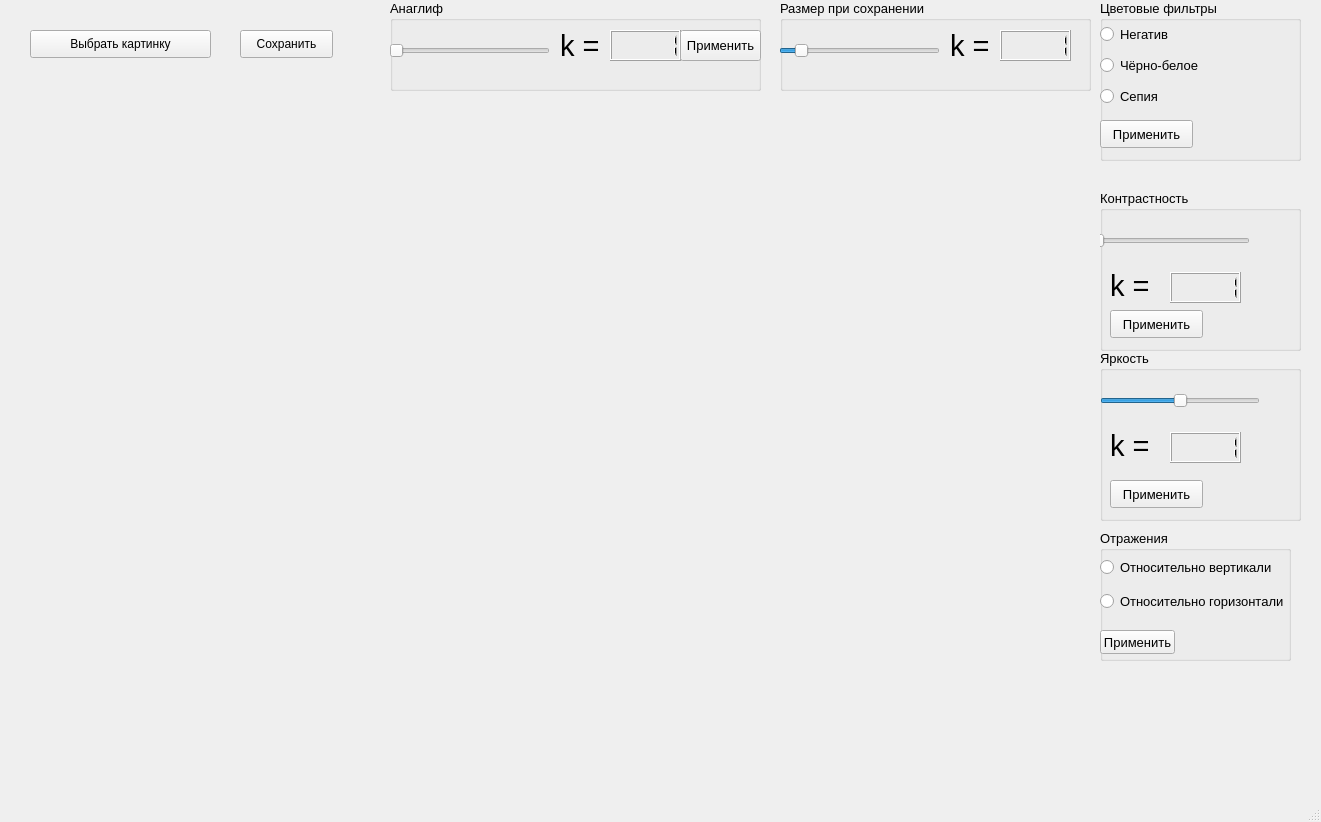
<?xml version="1.0" encoding="UTF-8"?>
<ui version="4.0">
 <class>MainWindow</class>
 <widget class="QMainWindow" name="MainWindow">
  <property name="geometry">
   <rect>
    <x>0</x>
    <y>0</y>
    <width>1321</width>
    <height>822</height>
   </rect>
  </property>
  <property name="windowTitle">
   <string>MainWindow</string>
  </property>
  <widget class="QWidget" name="centralwidget">
   <widget class="QPushButton" name="selectImage">
    <property name="geometry">
     <rect>
      <x>30</x>
      <y>30</y>
      <width>181</width>
      <height>28</height>
     </rect>
    </property>
    <property name="text">
     <string>Выбрать картинку</string>
    </property>
   </widget>
   <widget class="QGroupBox" name="groupBox">
    <property name="geometry">
     <rect>
      <x>1100</x>
      <y>0</y>
      <width>201</width>
      <height>161</height>
     </rect>
    </property>
    <property name="font">
     <font>
      <pointsize>10</pointsize>
     </font>
    </property>
    <property name="title">
     <string>Цветовые фильтры</string>
    </property>
    <widget class="QWidget" name="verticalLayoutWidget">
     <property name="geometry">
      <rect>
       <x>0</x>
       <y>20</y>
       <width>160</width>
       <height>91</height>
      </rect>
     </property>
     <layout class="QVBoxLayout" name="verticalLayout">
      <item>
       <widget class="QRadioButton" name="negative">
        <property name="text">
         <string>Негатив</string>
        </property>
       </widget>
      </item>
      <item>
       <widget class="QRadioButton" name="blackwhite">
        <property name="text">
         <string>Чёрно-белое</string>
        </property>
       </widget>
      </item>
      <item>
       <widget class="QRadioButton" name="sepia">
        <property name="text">
         <string>Сепия</string>
        </property>
       </widget>
      </item>
     </layout>
    </widget>
    <widget class="QPushButton" name="generate">
     <property name="geometry">
      <rect>
       <x>0</x>
       <y>120</y>
       <width>93</width>
       <height>28</height>
      </rect>
     </property>
     <property name="text">
      <string>Применить</string>
     </property>
    </widget>
   </widget>
   <widget class="QGroupBox" name="groupBox_2">
    <property name="geometry">
     <rect>
      <x>1100</x>
      <y>190</y>
      <width>201</width>
      <height>161</height>
     </rect>
    </property>
    <property name="font">
     <font>
      <pointsize>10</pointsize>
     </font>
    </property>
    <property name="title">
     <string>Контрастность</string>
    </property>
    <widget class="QSlider" name="contrast_slider">
     <property name="geometry">
      <rect>
       <x>-10</x>
       <y>40</y>
       <width>160</width>
       <height>22</height>
      </rect>
     </property>
     <property name="minimum">
      <number>0</number>
     </property>
     <property name="maximum">
      <number>500</number>
     </property>
     <property name="singleStep">
      <number>5</number>
     </property>
     <property name="orientation">
      <enum>Qt::Horizontal</enum>
     </property>
    </widget>
    <widget class="QLCDNumber" name="lcd_contr">
     <property name="geometry">
      <rect>
       <x>70</x>
       <y>82</y>
       <width>71</width>
       <height>31</height>
      </rect>
     </property>
     <property name="intValue" stdset="0">
      <number>1</number>
     </property>
    </widget>
    <widget class="QLabel" name="label">
     <property name="geometry">
      <rect>
       <x>10</x>
       <y>80</y>
       <width>55</width>
       <height>31</height>
      </rect>
     </property>
     <property name="font">
      <font>
       <pointsize>22</pointsize>
      </font>
     </property>
     <property name="text">
      <string>k =</string>
     </property>
    </widget>
    <widget class="QPushButton" name="gener_contr">
     <property name="geometry">
      <rect>
       <x>10</x>
       <y>120</y>
       <width>93</width>
       <height>28</height>
      </rect>
     </property>
     <property name="text">
      <string>Применить</string>
     </property>
    </widget>
   </widget>
   <widget class="QGroupBox" name="groupBox_3">
    <property name="geometry">
     <rect>
      <x>1100</x>
      <y>350</y>
      <width>201</width>
      <height>171</height>
     </rect>
    </property>
    <property name="font">
     <font>
      <pointsize>10</pointsize>
     </font>
    </property>
    <property name="title">
     <string>Яркость</string>
    </property>
    <widget class="QSlider" name="bright_slider">
     <property name="geometry">
      <rect>
       <x>0</x>
       <y>40</y>
       <width>160</width>
       <height>22</height>
      </rect>
     </property>
     <property name="minimum">
      <number>0</number>
     </property>
     <property name="maximum">
      <number>200</number>
     </property>
     <property name="singleStep">
      <number>5</number>
     </property>
     <property name="value">
      <number>100</number>
     </property>
     <property name="orientation">
      <enum>Qt::Horizontal</enum>
     </property>
    </widget>
    <widget class="QLCDNumber" name="lcd_bright">
     <property name="geometry">
      <rect>
       <x>70</x>
       <y>82</y>
       <width>71</width>
       <height>31</height>
      </rect>
     </property>
     <property name="intValue" stdset="0">
      <number>1</number>
     </property>
    </widget>
    <widget class="QLabel" name="label_3">
     <property name="geometry">
      <rect>
       <x>10</x>
       <y>80</y>
       <width>55</width>
       <height>31</height>
      </rect>
     </property>
     <property name="font">
      <font>
       <pointsize>22</pointsize>
      </font>
     </property>
     <property name="text">
      <string>k =</string>
     </property>
    </widget>
    <widget class="QPushButton" name="gener_bright">
     <property name="geometry">
      <rect>
       <x>10</x>
       <y>130</y>
       <width>93</width>
       <height>28</height>
      </rect>
     </property>
     <property name="text">
      <string>Применить</string>
     </property>
    </widget>
   </widget>
   <widget class="QPushButton" name="saveButton">
    <property name="geometry">
     <rect>
      <x>240</x>
      <y>30</y>
      <width>93</width>
      <height>28</height>
     </rect>
    </property>
    <property name="text">
     <string>Сохранить</string>
    </property>
   </widget>
   <widget class="QGroupBox" name="groupBox_4">
    <property name="geometry">
     <rect>
      <x>1100</x>
      <y>530</y>
      <width>191</width>
      <height>131</height>
     </rect>
    </property>
    <property name="font">
     <font>
      <pointsize>10</pointsize>
     </font>
    </property>
    <property name="title">
     <string>Отражения</string>
    </property>
    <widget class="QPushButton" name="generate_mirror">
     <property name="geometry">
      <rect>
       <x>0</x>
       <y>100</y>
       <width>75</width>
       <height>24</height>
      </rect>
     </property>
     <property name="text">
      <string>Применить</string>
     </property>
    </widget>
    <widget class="QWidget" name="">
     <property name="geometry">
      <rect>
       <x>0</x>
       <y>20</y>
       <width>191</width>
       <height>71</height>
      </rect>
     </property>
     <layout class="QVBoxLayout" name="verticalLayout_2">
      <item>
       <widget class="QRadioButton" name="vertical">
        <property name="text">
         <string>Относительно вертикали</string>
        </property>
       </widget>
      </item>
      <item>
       <widget class="QRadioButton" name="horizontal">
        <property name="text">
         <string>Относительно горизонтали</string>
        </property>
       </widget>
      </item>
     </layout>
    </widget>
   </widget>
   <widget class="QGroupBox" name="groupBox_5">
    <property name="geometry">
     <rect>
      <x>780</x>
      <y>0</y>
      <width>311</width>
      <height>91</height>
     </rect>
    </property>
    <property name="font">
     <font>
      <pointsize>10</pointsize>
     </font>
    </property>
    <property name="title">
     <string>Размер при сохранении</string>
    </property>
    <widget class="QSlider" name="size_slider">
     <property name="geometry">
      <rect>
       <x>-1</x>
       <y>40</y>
       <width>161</width>
       <height>22</height>
      </rect>
     </property>
     <property name="minimum">
      <number>0</number>
     </property>
     <property name="maximum">
      <number>1000</number>
     </property>
     <property name="singleStep">
      <number>5</number>
     </property>
     <property name="value">
      <number>100</number>
     </property>
     <property name="orientation">
      <enum>Qt::Horizontal</enum>
     </property>
    </widget>
    <widget class="QLCDNumber" name="lcd_size">
     <property name="geometry">
      <rect>
       <x>220</x>
       <y>30</y>
       <width>71</width>
       <height>31</height>
      </rect>
     </property>
     <property name="intValue" stdset="0">
      <number>1</number>
     </property>
    </widget>
    <widget class="QLabel" name="label_2">
     <property name="geometry">
      <rect>
       <x>170</x>
       <y>30</y>
       <width>55</width>
       <height>31</height>
      </rect>
     </property>
     <property name="font">
      <font>
       <pointsize>22</pointsize>
      </font>
     </property>
     <property name="text">
      <string>k =</string>
     </property>
    </widget>
   </widget>
   <widget class="QGroupBox" name="groupBox_6">
    <property name="geometry">
     <rect>
      <x>390</x>
      <y>0</y>
      <width>371</width>
      <height>91</height>
     </rect>
    </property>
    <property name="font">
     <font>
      <pointsize>10</pointsize>
     </font>
    </property>
    <property name="title">
     <string>Анаглиф</string>
    </property>
    <widget class="QSlider" name="anagliph_slider">
     <property name="geometry">
      <rect>
       <x>-1</x>
       <y>40</y>
       <width>161</width>
       <height>22</height>
      </rect>
     </property>
     <property name="minimum">
      <number>0</number>
     </property>
     <property name="maximum">
      <number>100</number>
     </property>
     <property name="singleStep">
      <number>1</number>
     </property>
     <property name="pageStep">
      <number>1</number>
     </property>
     <property name="value">
      <number>0</number>
     </property>
     <property name="orientation">
      <enum>Qt::Horizontal</enum>
     </property>
    </widget>
    <widget class="QLCDNumber" name="lcd_anagliph">
     <property name="geometry">
      <rect>
       <x>220</x>
       <y>30</y>
       <width>71</width>
       <height>31</height>
      </rect>
     </property>
     <property name="intValue" stdset="0">
      <number>1</number>
     </property>
    </widget>
    <widget class="QLabel" name="label_4">
     <property name="geometry">
      <rect>
       <x>170</x>
       <y>30</y>
       <width>55</width>
       <height>31</height>
      </rect>
     </property>
     <property name="font">
      <font>
       <pointsize>22</pointsize>
      </font>
     </property>
     <property name="text">
      <string>k =</string>
     </property>
    </widget>
    <widget class="QPushButton" name="gener_anagliph">
     <property name="geometry">
      <rect>
       <x>290</x>
       <y>30</y>
       <width>81</width>
       <height>31</height>
      </rect>
     </property>
     <property name="text">
      <string>Применить</string>
     </property>
    </widget>
   </widget>
  </widget>
  <widget class="QMenuBar" name="menubar">
   <property name="geometry">
    <rect>
     <x>0</x>
     <y>0</y>
     <width>1321</width>
     <height>21</height>
    </rect>
   </property>
  </widget>
  <widget class="QStatusBar" name="statusbar"/>
 </widget>
 <resources/>
 <connections/>
</ui>
